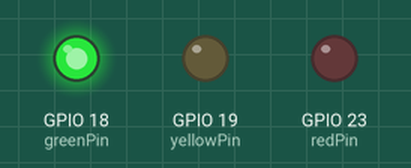
This sketch was run on a simulated ESP32. Parts: output pins drawn as LEDs (lit = HIGH).

Above: at 2.5 s.
At 6.0 s:
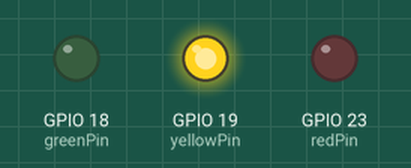
At 9.5 s:
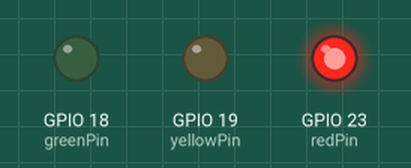
Timing chart, 0 to 15.6 s (numbered marks = the images above):
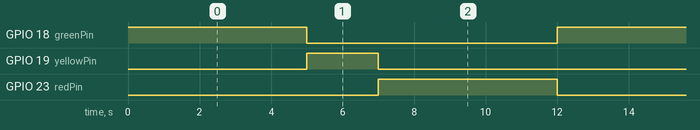

The sketch:

test-LED-Red-Yellow-Green.ino
```cpp
/*
 ESP32 Traffic Light Controller
 Red    -> GPIO 23
 Yellow -> GPIO 19
 Green  -> GPIO 18
*/

const int redPin = 23;
const int yellowPin = 19;
const int greenPin = 18;

void setup() {

  pinMode(redPin, OUTPUT);
  pinMode(yellowPin, OUTPUT);
  pinMode(greenPin, OUTPUT);

}

void loop() {

  // GREEN ON (Cars go)
  digitalWrite(greenPin, HIGH);
  digitalWrite(yellowPin, LOW);
  digitalWrite(redPin, LOW);
  delay(5000);   // 5 seconds

  // YELLOW ON (Prepare to stop)
  digitalWrite(greenPin, LOW);
  digitalWrite(yellowPin, HIGH);
  digitalWrite(redPin, LOW);
  delay(2000);   // 2 seconds

  // RED ON (Stop)
  digitalWrite(greenPin, LOW);
  digitalWrite(yellowPin, LOW);
  digitalWrite(redPin, HIGH);
  delay(5000);   // 5 seconds

}
```

Measured:
- by itself, GPIO 18 (greenPin), GPIO 23 (redPin): alternates HIGH for 5.0 s and LOW for 7.0 s
- by itself, GPIO 19 (yellowPin): alternates HIGH for 2.0 s and LOW for 10.0 s
- by itself, everything shown: repeats every 12.0 s, in 3 steps
